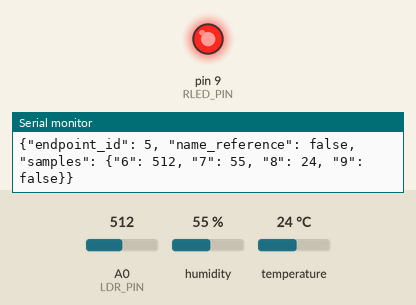
Recording of a sketch running on a simulated Arduino Uno, built with avr-gcc and run on an emulated ATmega328P. Shown: output pins drawn as LEDs (lit = HIGH), the last lines printed to the serial monitor. Wiring (inferred from the names in the program): DHT11 sensor: data pin 8. The inputs (shaded band) are chosen by the test bench; at power-on: A0 (LDR_PIN) = 512, humidity 55 %, temperature 24 °C. Pins used as bus, display or sensor lines are not drawn.

Above: at 15.1 s.
At 45.2 s:
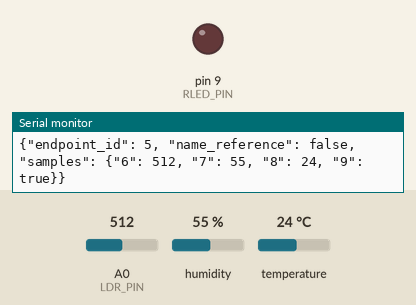
Timing chart, 0 to 78.2 s (numbered marks = the images above):
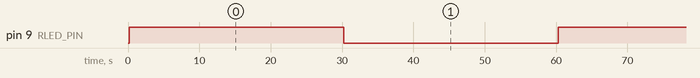

Measured:
- by itself, pin 9 (RLED_PIN): alternates HIGH for 30.1 s and LOW for 30.1 s

The sketch:

horta_patos_1.ino
```cpp
#include "devices.h"
#include "defines.h"
devices DVC;

void setup()
{
  Serial.begin(9600);
  DVC.start_devices();
}

void loop()
{
  DVC.measurement_loop();
}
```

defines.h
```cpp
#define TRUE 1
#define FALSE 0

#define DEBUG FALSE

#define STARTING_DELAY 30000
```

devices.cpp
```cpp
#include "defines.h"
#include "devices.h"

void devices::start_devices()
{
#if DEBUG
    Serial.println("Inicializando dispositivos.");
#endif
    measure_sensors();
    pinMode(RLED_PIN, OUTPUT);
    write_rled(0);
    delay_ms = STARTING_DELAY;
}

void devices::measurement_loop()
{
    measure_sensors();
    write_rled(!rled_level);
    delay(delay_ms);
}

void devices::measure_sensors()
{
    read_air();
    read_ldr();
#if !DEBUG
    send_json();
#endif
}

void devices::send_json()
{
    String payload;
    payload += "{\"endpoint_id\": ";
    payload += ENDPOINT_ID;
    payload += ", \"name_reference\": false, \"samples\": {";
    // Luminosidade
    payload += "\"";
    payload += LUMI_ID;
    payload += "\": ";
    payload += luminosity;
    payload += ", ";
    // Umidade e Temperatura
    if (dht_status == DHTLIB_OK){
        payload += "\"";
        payload += UMID_ID;
        payload += "\": ";
        payload += air_humi;
        payload += ", ";
        payload += "\"";
        payload += TEMP_ID;
        payload += "\": ";
        payload += air_temp;
        payload += ", ";
    }
    // RLed
    payload += "\"";
    payload += RLED_ID;
    payload += "\": ";
    if(rled_level)
        payload += "true";
    else
        payload += "false";
    payload += "}}";
    // Finalização e envio
    Serial.println(payload);

}

void devices::read_air()
{
    dht_status = DHT.read11(DHT11_PIN);
    air_humi = DHT.humidity;
    air_temp = DHT.temperature;

#if DEBUG
    if (dht_status != DHTLIB_OK){
        Serial.println("Failed to read from DHT");
    }
    else{
        Serial.print("Umidade: ");
        Serial.print(air_humi);
        Serial.print(" \t");
        Serial.print("Temperatura: ");
        Serial.print(air_temp);
        Serial.println(" *C");
    }
#endif

}

void devices::read_ldr()
{
    luminosity = analogRead(LDR_PIN);
#if DEBUG
    Serial.print("Luminosidade: ");
    Serial.println(luminosity);
#endif
}

void devices::write_rled(uint8_t value)
{
    if(value)
        rled_level = HIGH;
    else
        rled_level = LOW;
    digitalWrite(RLED_PIN, rled_level);
#if DEBUG
    Serial.print("RLed Atualizado: ");
    Serial.println(rled_level);
#endif
}

void devices::write_delay_ms(uint32_t value)
{
    delay_ms = value;
}

uint8_t devices::get_air_humi()
{
    return air_humi;
}

uint8_t devices::get_air_temp()
{
    return air_temp;
}

uint16_t devices::get_luminosity()
{
    return luminosity;
}

uint8_t devices::get_rled_level()
{
    return rled_level;
}

uint32_t devices::get_delay_ms()
{
    return delay_ms;
}
```

devices.h
```cpp
#include "dht.h"

#ifndef devices_h
#define devices_h
#endif

#define DHT11_PIN 8
#define LDR_PIN A0
#define RLED_PIN 9

#define ENDPOINT_ID 5
#define LUMI_ID 6
#define UMID_ID 7
#define TEMP_ID 8
#define RLED_ID 9
#define DELAY_ID 10

class devices
{
 public:
    // Pseudo-construtor
    void start_devices();
    // Funções de leitura de sensores
    void measurement_loop();
    void measure_sensors();
    void send_json();
    void read_air();
    void read_ldr();

    // Funções de atuadores
    void write_rled(uint8_t);
    void write_delay_ms(uint32_t);

    // Funções GET
    uint8_t get_air_humi();
    uint8_t get_air_temp();
    uint16_t get_luminosity();
    uint8_t get_rled_level();
    uint32_t get_delay_ms();

 private:
    uint8_t dht_status;
    uint8_t air_humi;
    uint8_t air_temp;
    uint16_t luminosity;
    uint8_t rled_level;
    uint32_t delay_ms;

    dht DHT;
};
```

dht.cpp
```cpp
//
//    FILE: dht.cpp
//  AUTHOR: Rob Tillaart
// VERSION: 0.1.14
// PURPOSE: DHT Temperature & Humidity Sensor library for Arduino
//     URL: https://arduino.cc/playground/Main/DHTLib
//
// HISTORY:
// 0.1.14 replace digital read with faster (~3x) code => more robust low MHz machines.
// 0.1.13 fix negative temperature
// 0.1.12 support DHT33 and DHT44 initial version
// 0.1.11 renamed DHTLIB_TIMEOUT
// 0.1.10 optimized faster WAKEUP + TIMEOUT
// 0.1.09 optimize size: timeout check + use of mask
// 0.1.08 added formula for timeout based upon clockspeed
// 0.1.07 added support for DHT21
// 0.1.06 minimize footprint (2012-12-27)
// 0.1.05 fixed negative temperature bug (thanks to Roseman)
// 0.1.04 improved readability of code using DHTLIB_OK in code
// 0.1.03 added error values for temp and humidity when read failed
// 0.1.02 added error codes
// 0.1.01 added support for Arduino 1.0, fixed typos (31/12/2011)
// 0.1.00 by Rob Tillaart (01/04/2011)
//
// inspired by DHT11 library
//
// Released to the public domain
//

#include "dht.h"

/////////////////////////////////////////////////////
//
// PUBLIC
//

// return values:
// DHTLIB_OK
// DHTLIB_ERROR_CHECKSUM
// DHTLIB_ERROR_TIMEOUT
int dht::read11(uint8_t pin)
{
    // READ VALUES
    int rv = _readSensor(pin, DHTLIB_DHT11_WAKEUP);
    if (rv != DHTLIB_OK)
    {
        humidity    = DHTLIB_INVALID_VALUE; // invalid value, or is NaN prefered?
        temperature = DHTLIB_INVALID_VALUE; // invalid value
        return rv;
    }

    // CONVERT AND STORE
    humidity    = bits[0];  // bits[1] == 0;
    temperature = bits[2];  // bits[3] == 0;

    // TEST CHECKSUM
    // bits[1] && bits[3] both 0
    uint8_t sum = bits[0] + bits[2];
    if (bits[4] != sum) return DHTLIB_ERROR_CHECKSUM;

    return DHTLIB_OK;
}


// return values:
// DHTLIB_OK
// DHTLIB_ERROR_CHECKSUM
// DHTLIB_ERROR_TIMEOUT
int dht::read(uint8_t pin)
{
    // READ VALUES
    int rv = _readSensor(pin, DHTLIB_DHT_WAKEUP);
    if (rv != DHTLIB_OK)
    {
        humidity    = DHTLIB_INVALID_VALUE;  // invalid value, or is NaN prefered?
        temperature = DHTLIB_INVALID_VALUE;  // invalid value
        return rv; // propagate error value
    }

    // CONVERT AND STORE
    humidity = word(bits[0], bits[1]) * 0.1;
    temperature = word(bits[2] & 0x7F, bits[3]) * 0.1;
    if (bits[2] & 0x80)  // negative temperature
    {
        temperature = -temperature;
    }

    // TEST CHECKSUM
    uint8_t sum = bits[0] + bits[1] + bits[2] + bits[3];
    if (bits[4] != sum)
    {
        return DHTLIB_ERROR_CHECKSUM;
    }
    return DHTLIB_OK;
}

/////////////////////////////////////////////////////
//
// PRIVATE
//

// return values:
// DHTLIB_OK
// DHTLIB_ERROR_TIMEOUT
int dht::_readSensor(uint8_t pin, uint8_t wakeupDelay)
{
    // INIT BUFFERVAR TO RECEIVE DATA
    uint8_t mask = 128;
    uint8_t idx = 0;

    // replace digitalRead() with Direct Port Reads.
    // reduces footprint ~100 bytes => portability issue?
    // direct port read is about 3x faster
	uint8_t bit = digitalPinToBitMask(pin);
	uint8_t port = digitalPinToPort(pin);
    volatile uint8_t *PIR = portInputRegister(port);

    // EMPTY BUFFER
    for (uint8_t i = 0; i < 5; i++) bits[i] = 0;

    // REQUEST SAMPLE
    pinMode(pin, OUTPUT);
    digitalWrite(pin, LOW); // T-be
    delay(wakeupDelay);
    digitalWrite(pin, HIGH);   // T-go
    delayMicroseconds(40);
    pinMode(pin, INPUT);

    // GET ACKNOWLEDGE or TIMEOUT
    uint16_t loopCntLOW = DHTLIB_TIMEOUT;
    while ((*PIR & bit) == LOW )  // T-rel
    {
        if (--loopCntLOW == 0) return DHTLIB_ERROR_TIMEOUT;
    }

    uint16_t loopCntHIGH = DHTLIB_TIMEOUT;
    while ((*PIR & bit) != LOW )  // T-reh
    {
        if (--loopCntHIGH == 0) return DHTLIB_ERROR_TIMEOUT;
    }

    // READ THE OUTPUT - 40 BITS => 5 BYTES
    for (uint8_t i = 40; i != 0; i--)
    {
        loopCntLOW = DHTLIB_TIMEOUT;
        while ((*PIR & bit) == LOW )
        {
            if (--loopCntLOW == 0) return DHTLIB_ERROR_TIMEOUT;
        }

        uint32_t t = micros();

        loopCntHIGH = DHTLIB_TIMEOUT;
        while ((*PIR & bit) != LOW )
        {
            if (--loopCntHIGH == 0) return DHTLIB_ERROR_TIMEOUT;
        }

        if ((micros() - t) > 40)
        {
            bits[idx] |= mask;
        }
        mask >>= 1;
        if (mask == 0)   // next byte?
        {
            mask = 128;
            idx++;
        }
    }
    pinMode(pin, OUTPUT);
    digitalWrite(pin, HIGH);

    return DHTLIB_OK;
}
//
// END OF FILE
//
```

dht.h
```cpp
//
//    FILE: dht.h
//  AUTHOR: Rob Tillaart
// VERSION: 0.1.14
// PURPOSE: DHT Temperature & Humidity Sensor library for Arduino
//     URL: https://arduino.cc/playground/Main/DHTLib
//
// HISTORY:
// see dht.cpp file
//

#ifndef dht_h
#define dht_h

#if ARDUINO < 100
#include <WProgram.h>
#else
#include <Arduino.h>
#endif

#define DHT_LIB_VERSION "0.1.14"

#define DHTLIB_OK                0
#define DHTLIB_ERROR_CHECKSUM   -1
#define DHTLIB_ERROR_TIMEOUT    -2
#define DHTLIB_INVALID_VALUE    -999

#define DHTLIB_DHT11_WAKEUP     18
#define DHTLIB_DHT_WAKEUP       1

// max timeout is 100 usec.
// For a 16 Mhz proc 100 usec is 1600 clock cycles
// loops using DHTLIB_TIMEOUT use at least 4 clock cycli
// so 100 us takes max 400 loops
// so by dividing F_CPU by 40000 we "fail" as fast as possible
#define DHTLIB_TIMEOUT (F_CPU/40000)

class dht
{
public:
    // return values:
    // DHTLIB_OK
    // DHTLIB_ERROR_CHECKSUM
    // DHTLIB_ERROR_TIMEOUT
    int read11(uint8_t pin);
    int read(uint8_t pin);

    inline int read21(uint8_t pin) { return read(pin); };
    inline int read22(uint8_t pin) { return read(pin); };
    inline int read33(uint8_t pin) { return read(pin); };
    inline int read44(uint8_t pin) { return read(pin); };

    double humidity;
    double temperature;

private:
    uint8_t bits[5];  // buffer to receive data
    int _readSensor(uint8_t pin, uint8_t wakeupDelay);
};
#endif
//
// END OF FILE
//
```
